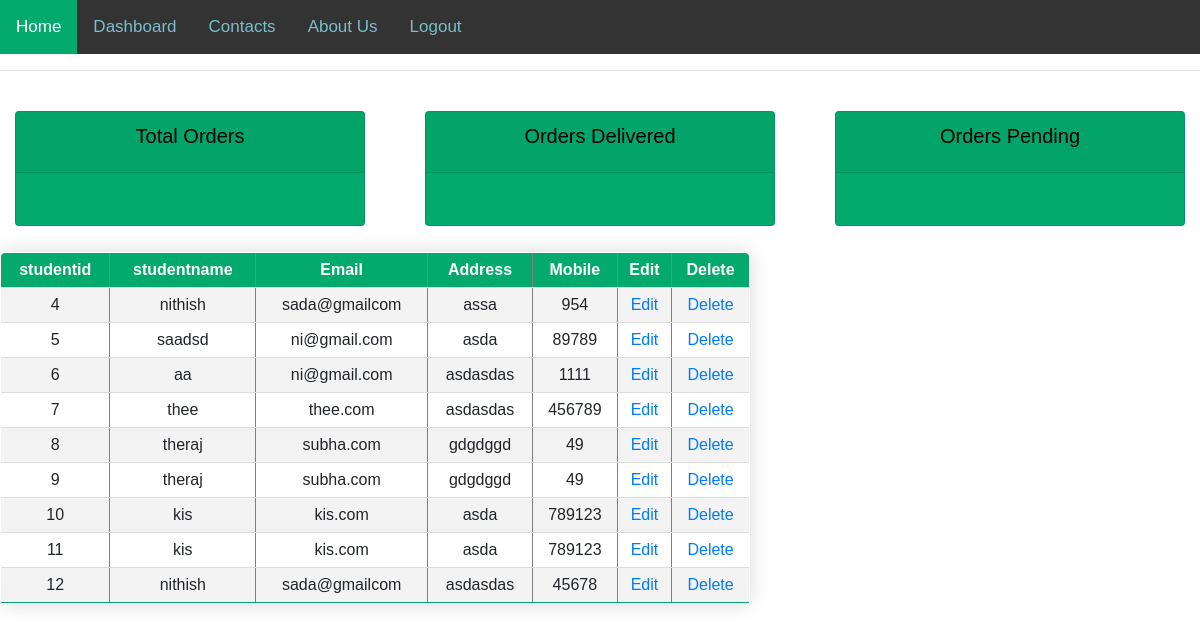
Page /home/ on the earlier database version.
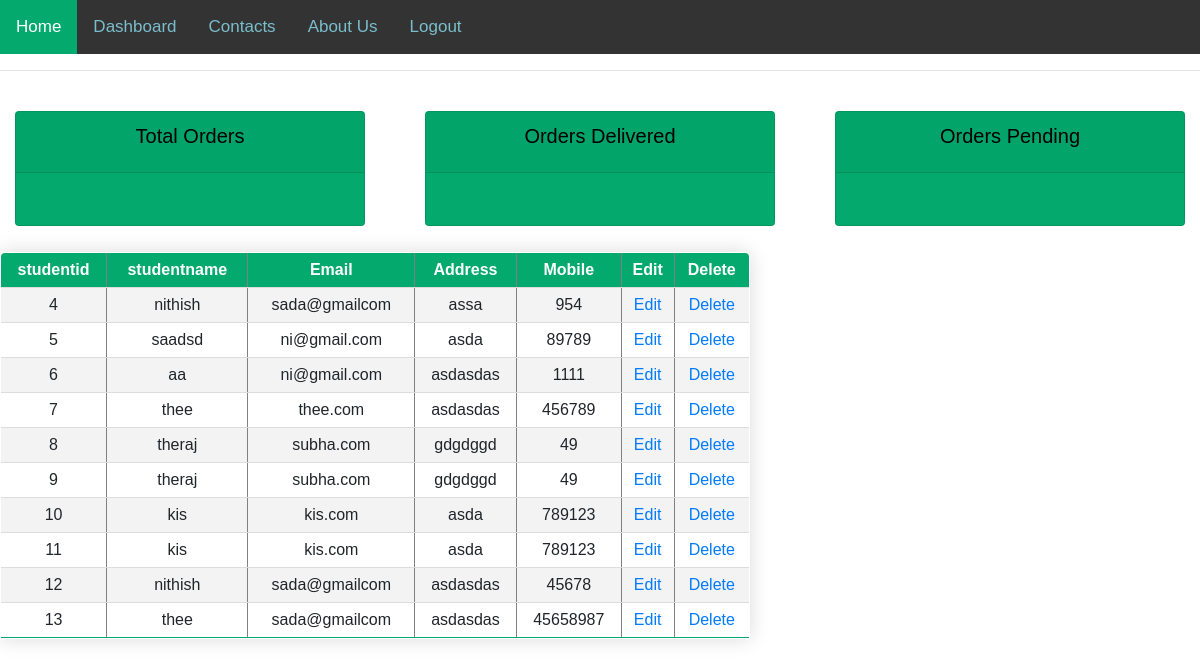
Same page on the later database version.
### base/models.py (models this page shows)
class crudst(models.Model):
    stname = models.CharField(max_length = 100)
    stemail = models.CharField(max_length = 100)
    staddress = models.CharField(max_length= 100)# Create your models here.
    sno = models.IntegerField()

### base/views.py (the view)
# urls.py: path('home/',homee),
def homee(request):
    results=crudst.objects.all()
    return render(request,"home.html",{"crudst":results})

### templates/home.html (shortened to what this page needs)
{% load static %}
<!DOCTYPE html>
<html lang="en">
<head>
    <link rel="stylesheet" href="https://stackpath.bootstrapcdn.com/bootstrap/4.3.1/css/bootstrap.min.css">
    <link rel="stylesheet" href="{% static 'nav.css' %}" >
</head>
<body>
    <div class="topnav">
        <a class="active" href="/home">Home</a>
        <a href="{% url 'stinsert' %}">Dashboard</a>
        <a href="#contact">Contacts</a>
        <a href="#about">About Us</a>
        <a href="/">Logout</a>
      </div>
        <hr>
        <br>
<div class="row">
	<div class="col">
		<div class="col-md">
			<div class="card text-center text-white  mb-3" style="background-color:#04AA6D;">
			  	<div class="card-header">
			  		<h5 class="card-title" style="color: black ;">Total Orders</h5>
			  	</div>
			  	<div class="card-body">
			  	</div>
			</div>
		</div>
	</div>
	<div class="col">
		<div class="col-md">
			<div class="card text-center text-white  mb-3" style="background-color:#04AA6D">
			  	<div class="card-header">
			  		<h5 class="card-title" style="color: black ;" >Orders Delivered</h5>
			  	</div>
			  	<div class="card-body">
			  	</div>
			</div>
		</div>
	</div>
	<div class="col">
		<div class="col-md">
			<div class="card text-center text-white  mb-3" style="background-color:#04AA6D">
			  	<div class="card-header">
			  		<h5 class="card-title" style="color: black ;">Orders Pending</h5>
			  	</div>
			  	<div class="card-body">
			  	</div>
			</div>
		</div>
	</div>
</div>
        <table border="1" style="height:100px;" class="content-table">
            <tr class=" one">
                <th>studentid</th>
                <th>studentname</th>
                <th>Email</th>
                <th>Address</th>
                <th>Mobile</th>
                <th>Edit</th>
                <th>Delete</th>
            </tr>
            {% for displayst in crudst%}
            <tr>
                <td>{{displayst.id}}</td>
                <td>{{displayst.stname}}</td>
                <td>{{displayst.stemail}}</td>
                <td>{{displayst.staddress}}</td>
                <td>{{displayst.sno}}</td>
                <td><a href="/edit/{{displayst.id}}">Edit</a></td>
                <td><a href="/Delete/{{displayst.id}}">Delete</a></td>
            </tr>
            {% endfor %}
        </table>
</body>
</html>

Differences in the rows shown:
added crudst: id "13", stname "thee", stemail "sada@gmailcom", staddress "asdasdas", sno "45658987"
